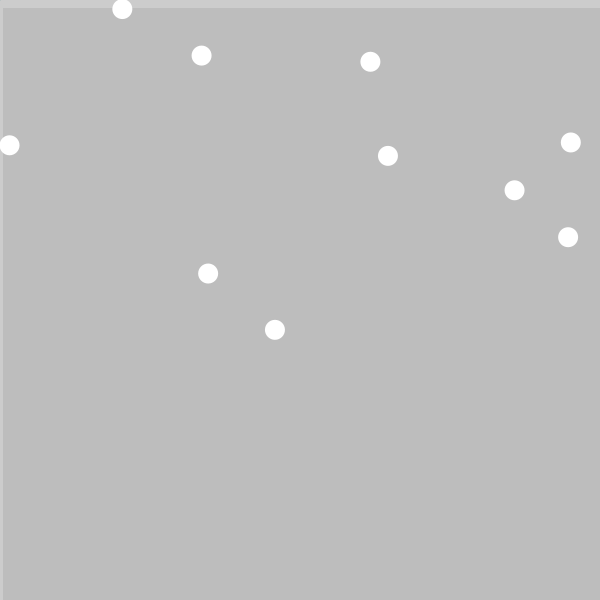
Frame 1 (no input)
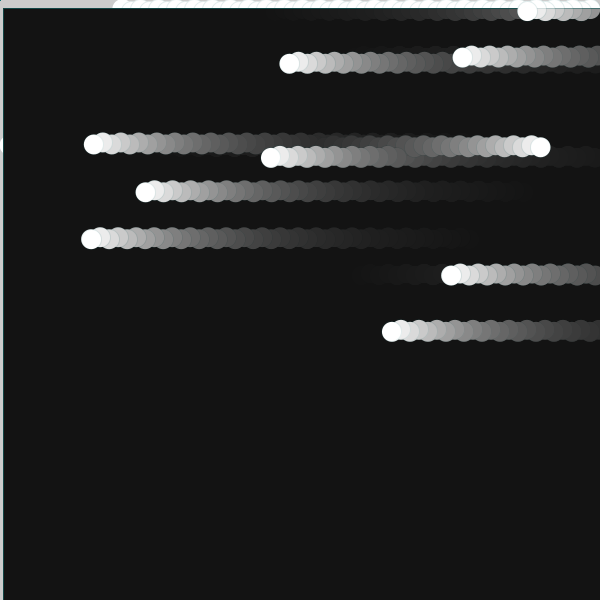
Frame 60 (the mouse pressed at the canvas centre just before this capture)
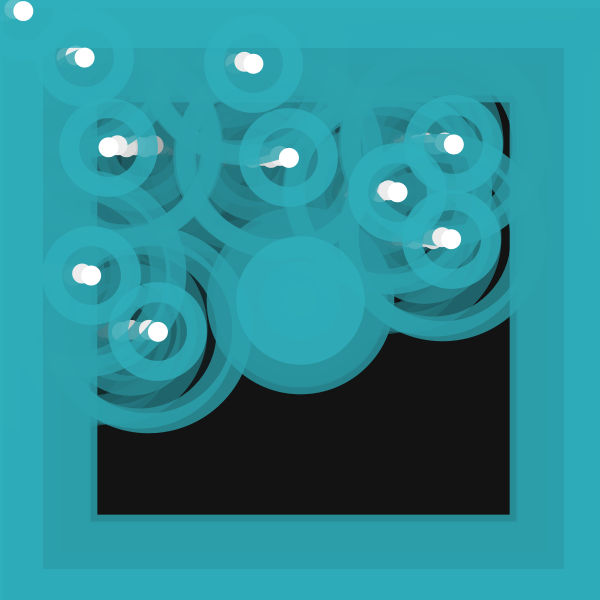
Frame 120 (the mouse held since frame 60 and released just before this capture)

The Processing sketch that drew these frames (run headless with seeded random() and noise(); from frame 60 on, the mouse is pressed at the canvas centre):

// Processing sketch: processing_94478
// ── processing_94478.pde

int numerodepelotas = 10;


float[] x = new float [numerodepelotas]; // X-coordinate
float[] y = new float [numerodepelotas]; // X-coordinate
float[] speedX = new float [numerodepelotas]; // X-coordinate
float[] speedY = new float [numerodepelotas]; // X-coordinate
float[] directionX = new float [numerodepelotas]; // X-coordinate
float[] directionY = new float [numerodepelotas]; // X-coordinate

Float radius = 10.0;

void setup() {
  size(600, 600);
  smooth(2);
  noCursor();
  noStroke();
  ellipseMode(RADIUS);
  for( int i=0; i<10; i++){
      x[i]= random(width);
      y[i]= random(height);
      speedX[i] =3;
      speedY[i] =1.6;
      directionX[i] =3;
      directionY[i] =2;
  }
}



void draw() {
  
  fill(10,20);
  rect(3,8,width,height);
  fill(255);
  
  for(int i=0; i< 10; i++){
    ellipse(x[i], y[i], radius,radius);
    x[i]+=speedX[i]*directionX[i];
    if((x[i]>width-radius)  ||  (x[i] < radius)) {
      directionX[i] = -directionX[i]; // change direction
    }
  
    y[i] += speedY[i] = directionY[i];

    if(y[i] < height-radius || y[i] > radius){
      directionY[i]= - directionY[i]; 
    }
  }
  
  
   if (mousePressed == true ){
     stroke (47,175,188,200);
     strokeWeight(random(20,200));
     
   }else{
     stroke (19,98,106,30);
   }
   line(mouseX,mouseY,pmouseX,pmouseY);
}

//El juego del Azar
  //88
  
  
